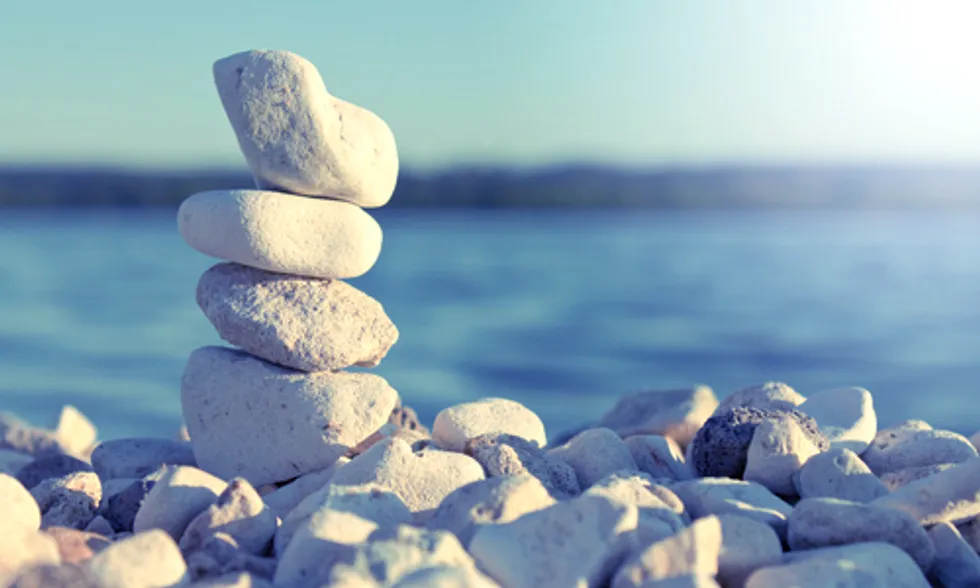
#> input picture opencvPractice/pebbles.jpg, 980 x 588 px, found by its file name
$ python 10_roi.py
#> lines starting #> are read from the running program, lines starting #| are printed output that depends on the picture; after the words box and inside, x2 and y2 are one past the last pixel; in counts of white or black regions, pixels touching at a corner belong together
import cv2 as cv
import numpy as np

img_p = cv.imread(r'D:\Python_Folder\opencvPractice\pebbles.jpg')
#> img_p is the input picture: shape (588, 980, 3); mean B, G, R 179.3, 163.7, 139.4
img_bird_org = cv.imread(r'D:\Python_Folder\opencvPractice\Bird.jpg')
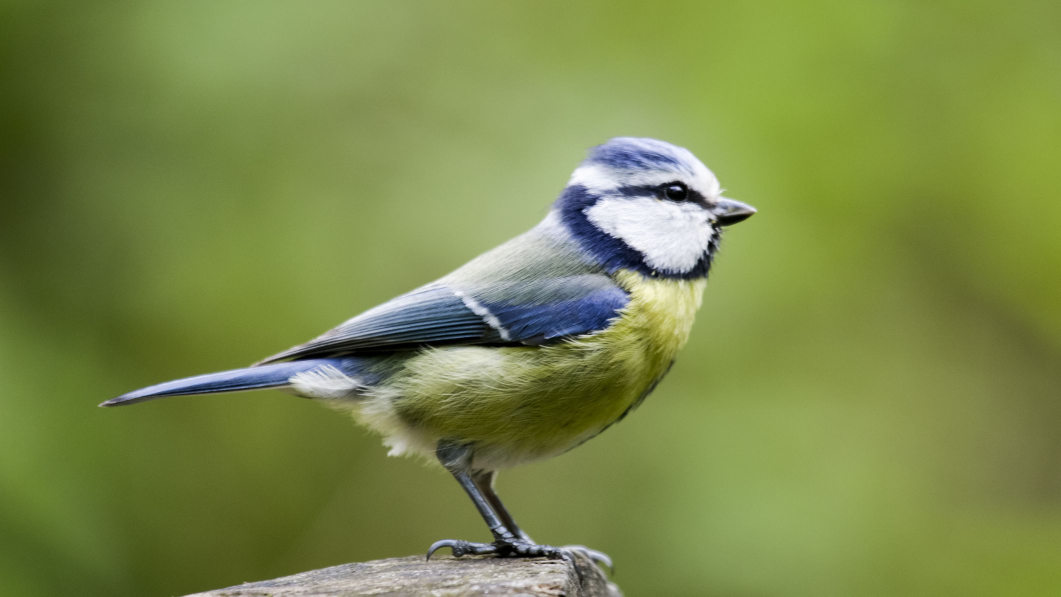
#> input picture opencvPractice/Bird.jpg, 2121 x 1193 px, found by its file name (shown at 1/2 size)
#> img_bird_org is the input picture: shape (1193, 2121, 3); mean B, G, R 74.3, 137.2, 122.8

img_bird_org = cv.resize(img_bird_org, (600, 330))
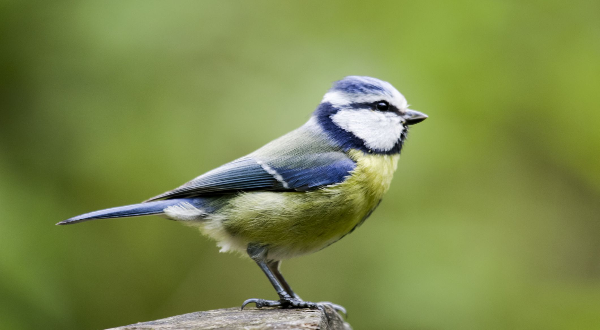
#> img_bird_org: shape (330, 600, 3); mean B, G, R 74.3, 137.1, 122.7
img_bird_gray = cv.cvtColor(img_bird_org, cv.COLOR_BGR2GRAY)
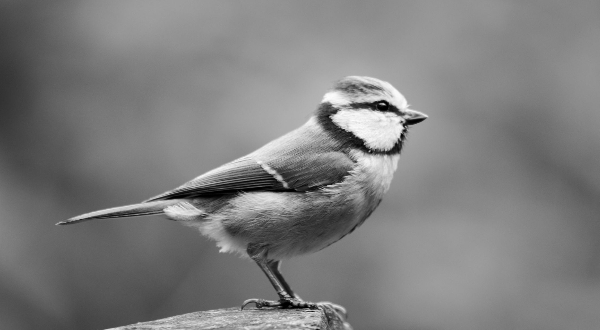
#> img_bird_gray: shape (330, 600); min 0, max 253, mean 125.7

blank = np.zeros((600, 330, 3), np.uint8)
cv.imshow('bird resized', img_bird_gray)

# k = cv.adaptiveThreshold(
# img_bird_gray, 255, cv.ADAPTIVE_THRESH_MEAN_C, cv.THRESH_BINARY_INV, 3, 4)
r, k = cv.threshold(img_bird_gray, 100, 255, cv.THRESH_BINARY)
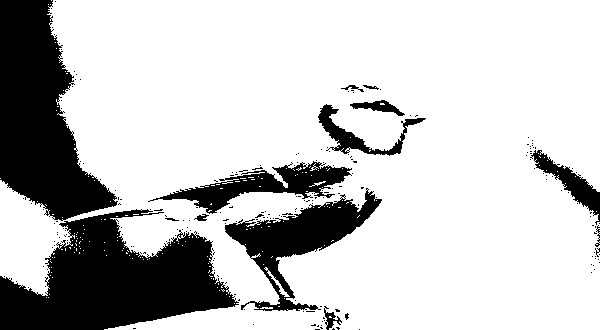
#> k: shape (330, 600); 77.3% white; 217 black regions (204 under 20 px)
# [4 lines of commented-out code are left out]

c, h = cv.findContours(k, cv.RETR_EXTERNAL, cv.CHAIN_APPROX_NONE)
#> c = 115 contours, 114 with area under 20; largest, box (x1, y1, x2, y2) and area: (0, 0, 600, 330) 163462; h = 115 rows, first 6: [1, -1, -1, -1], [2, 0, -1, -1], [3, 1, -1, -1], [4, 2, -1, -1], [5, 3, -1, -1], [6, 4, -1, -1]
cv.drawContours(blank, c, -1, (124, 255, 21), -1)
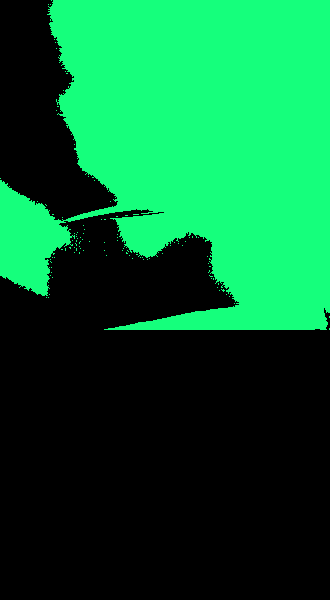
#> blank: shape (600, 330, 3); mean of channels 0, 1, 2 48.6, 99.9, 8.2; drawn as B, G, R

print(f"c = {c},h = {h}")
#> (printed output is left out)

# # mix_bird = cv.bitwise_and(img_bird_org, img_bird_org, mask=k)
cv.imshow('mix', k)
cv.imshow('c', blank)

cv.waitKey(0)
cv.destroyAllWindows()
